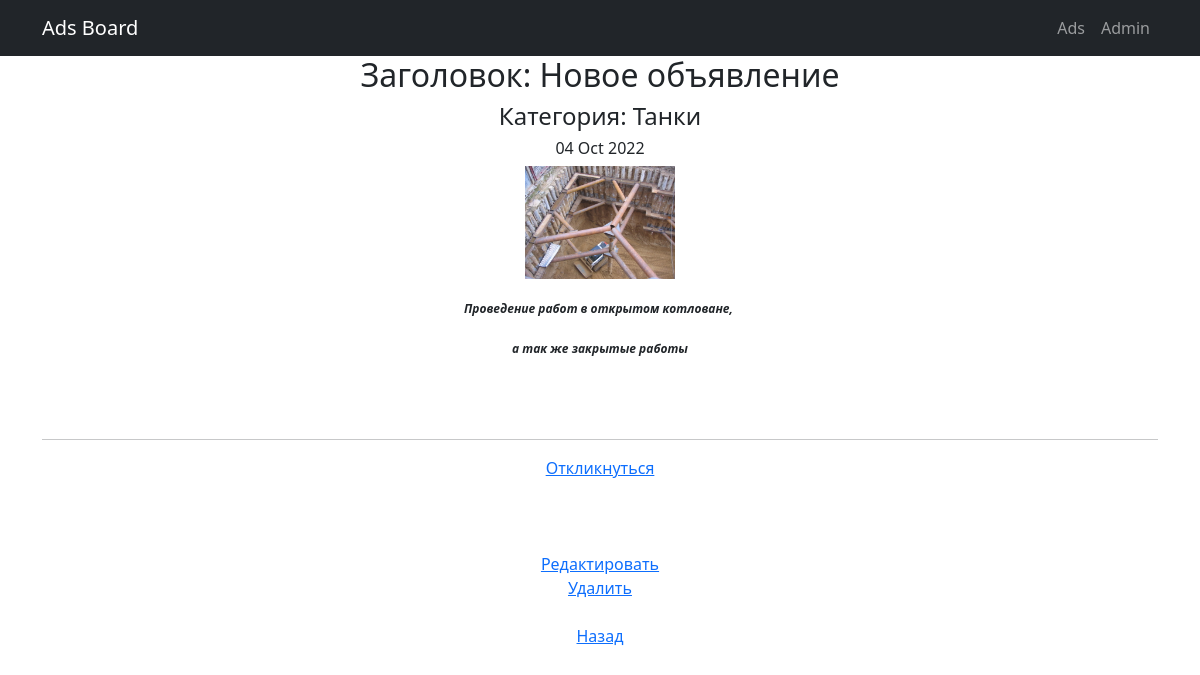
The app's page /ads/6/ with its own data.
### ad_board/models.py (models this page shows, shortened)
class Ad(models.Model):
    author = models.ForeignKey(User, on_delete=models.CASCADE)              # поле автор со связью 1 to many c моделью User
    dateCreation = models.DateTimeField(auto_now_add=True)                  # поле даты создание с функцией автоматического добавления
    adsCategory = models.ForeignKey(Category, on_delete=models.CASCADE)     # поле автор со связью 1 to many c моделью Category
    title = models.CharField(max_length=128)                               # поле заголовок с ограничением 128 символов
    content = RichTextUploadingField(config_name='default')

class Category(models.Model):
    name = models.CharField(max_length=64, unique=True)
    def __str__(self):
        return self.name

### ad_board/views.py (the view)
# urls.py: path('<int:pk>/', AdDetail.as_view(), name='ad_detail'),
class AdDetail(DetailView):
    model = Ad
    template_name = 'ad.html'
    context_object_name = 'ad'

### templates/ad.html (shortened to what this page needs)
{% extends 'flatpages/default.html' %}
{% block content %}
<h2> Заголовок: {{ ad.title }}</h2>
<h4> Категория: {{ ad.adsCategory }}</h4>
<h6>{{ ad.dateCreation|date:'d M Y' }}</h6>
{{ ad.content|safe }}
<br/><br/>
<hr>
<a href="responsecreate/">Откликнуться</a><br/><br/>
<br/><br/>
<a href="update">Редактировать</a><br/>
<a href="delete">Удалить</a><br/><br/>
<a href="..">Назад</a>
{% endblock content %}

### records on screen
Ad: title "Новое объявление", adsCategory "Танки", dateCreation "04 Oct 2022", content (picture), content "Проведение работ в открытом котловане, а так же закрытые работы"
